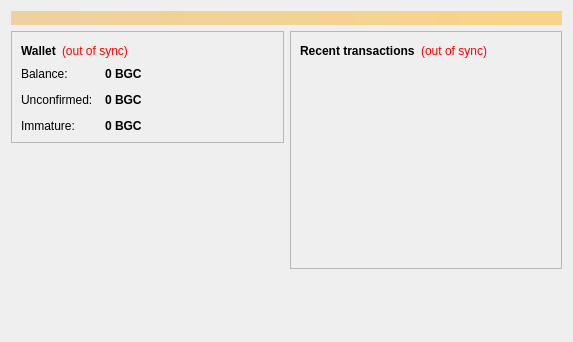
<?xml version="1.0" encoding="UTF-8"?>
<ui version="4.0">
 <class>OverviewPage</class>
 <widget class="QWidget" name="OverviewPage">
  <property name="geometry">
   <rect>
    <x>0</x>
    <y>0</y>
    <width>573</width>
    <height>342</height>
   </rect>
  </property>
  <property name="windowTitle">
   <string>Form</string>
  </property>
  <layout class="QVBoxLayout" name="topLayout">
   <item>
    <widget class="QLabel" name="labelAlerts">
     <property name="visible">
      <bool>false</bool>
     </property>
     <property name="styleSheet">
      <string notr="true">background-color: qlineargradient(x1: 0, y1: 0, x2: 1, y2: 0, stop:0 #F0D0A0, stop:1 #F8D488); color:#000000;</string>
     </property>
     <property name="wordWrap">
      <bool>true</bool>
     </property>
     <property name="margin">
      <number>3</number>
     </property>
    </widget>
   </item>
   <item>
    <layout class="QHBoxLayout" name="horizontalLayout" stretch="1,1">
     <item>
      <layout class="QVBoxLayout" name="verticalLayout_2">
       <item>
        <widget class="QFrame" name="frame">
         <property name="frameShape">
          <enum>QFrame::StyledPanel</enum>
         </property>
         <property name="frameShadow">
          <enum>QFrame::Raised</enum>
         </property>
         <layout class="QVBoxLayout" name="verticalLayout_4">
          <item>
           <layout class="QHBoxLayout" name="horizontalLayout_4">
            <item>
             <widget class="QLabel" name="label_5">
              <property name="font">
               <font>
                <weight>75</weight>
                <bold>true</bold>
               </font>
              </property>
              <property name="text">
               <string>Wallet</string>
              </property>
             </widget>
            </item>
            <item>
             <widget class="QLabel" name="labelWalletStatus">
              <property name="toolTip">
               <string>The displayed information may be out of date. Your wallet automatically synchronizes with the Bitgoldcoin network after a connection is established, but this process has not completed yet.</string>
              </property>
              <property name="styleSheet">
               <string notr="true">QLabel { color: red; }</string>
              </property>
              <property name="text">
               <string notr="true">(out of sync)</string>
              </property>
              <property name="alignment">
               <set>Qt::AlignLeading|Qt::AlignLeft|Qt::AlignVCenter</set>
              </property>
             </widget>
            </item>
            <item>
             <spacer name="horizontalSpacer_2">
              <property name="orientation">
               <enum>Qt::Horizontal</enum>
              </property>
              <property name="sizeHint" stdset="0">
               <size>
                <width>40</width>
                <height>20</height>
               </size>
              </property>
             </spacer>
            </item>
           </layout>
          </item>
          <item>
           <layout class="QFormLayout" name="formLayout_2">
            <property name="fieldGrowthPolicy">
             <enum>QFormLayout::AllNonFixedFieldsGrow</enum>
            </property>
            <property name="horizontalSpacing">
             <number>12</number>
            </property>
            <property name="verticalSpacing">
             <number>12</number>
            </property>
            <item row="0" column="0">
             <widget class="QLabel" name="label">
              <property name="text">
               <string>Balance:</string>
              </property>
             </widget>
            </item>
            <item row="0" column="1">
             <widget class="QLabel" name="labelBalance">
              <property name="font">
               <font>
                <weight>75</weight>
                <bold>true</bold>
               </font>
              </property>
              <property name="cursor">
               <cursorShape>IBeamCursor</cursorShape>
              </property>
              <property name="toolTip">
               <string>Your current balance</string>
              </property>
              <property name="text">
               <string notr="true">0 BGC</string>
              </property>
              <property name="textInteractionFlags">
               <set>Qt::LinksAccessibleByMouse|Qt::TextSelectableByKeyboard|Qt::TextSelectableByMouse</set>
              </property>
             </widget>
            </item>
            <item row="1" column="0">
             <widget class="QLabel" name="label_3">
              <property name="text">
               <string>Unconfirmed:</string>
              </property>
             </widget>
            </item>
            <item row="1" column="1">
             <widget class="QLabel" name="labelUnconfirmed">
              <property name="font">
               <font>
                <weight>75</weight>
                <bold>true</bold>
               </font>
              </property>
              <property name="cursor">
               <cursorShape>IBeamCursor</cursorShape>
              </property>
              <property name="toolTip">
               <string>Total of transactions that have yet to be confirmed, and do not yet count toward the current balance</string>
              </property>
              <property name="text">
               <string notr="true">0 BGC</string>
              </property>
              <property name="textInteractionFlags">
               <set>Qt::LinksAccessibleByMouse|Qt::TextSelectableByKeyboard|Qt::TextSelectableByMouse</set>
              </property>
             </widget>
            </item>
            <item row="2" column="0">
             <widget class="QLabel" name="labelImmatureText">
              <property name="text">
               <string>Immature:</string>
              </property>
             </widget>
            </item>
            <item row="2" column="1">
             <widget class="QLabel" name="labelImmature">
              <property name="font">
               <font>
                <weight>75</weight>
                <bold>true</bold>
               </font>
              </property>
              <property name="toolTip">
               <string>Mined balance that has not yet matured</string>
              </property>
              <property name="text">
               <string notr="true">0 BGC</string>
              </property>
              <property name="textInteractionFlags">
               <set>Qt::LinksAccessibleByMouse|Qt::TextSelectableByKeyboard|Qt::TextSelectableByMouse</set>
              </property>
             </widget>
            </item>
           </layout>
          </item>
         </layout>
        </widget>
       </item>
       <item>
        <spacer name="verticalSpacer">
         <property name="orientation">
          <enum>Qt::Vertical</enum>
         </property>
         <property name="sizeHint" stdset="0">
          <size>
           <width>20</width>
           <height>40</height>
          </size>
         </property>
        </spacer>
       </item>
      </layout>
     </item>
     <item>
      <layout class="QVBoxLayout" name="verticalLayout_3">
       <item>
        <widget class="QFrame" name="frame_2">
         <property name="frameShape">
          <enum>QFrame::StyledPanel</enum>
         </property>
         <property name="frameShadow">
          <enum>QFrame::Raised</enum>
         </property>
         <layout class="QVBoxLayout" name="verticalLayout">
          <item>
           <layout class="QHBoxLayout" name="horizontalLayout_2">
            <item>
             <widget class="QLabel" name="label_4">
              <property name="text">
               <string>&lt;b&gt;Recent transactions&lt;/b&gt;</string>
              </property>
             </widget>
            </item>
            <item>
             <widget class="QLabel" name="labelTransactionsStatus">
              <property name="toolTip">
               <string>The displayed information may be out of date. Your wallet automatically synchronizes with the Bitgoldcoin network after a connection is established, but this process has not completed yet.</string>
              </property>
              <property name="styleSheet">
               <string notr="true">QLabel { color: red; }</string>
              </property>
              <property name="text">
               <string notr="true">(out of sync)</string>
              </property>
              <property name="alignment">
               <set>Qt::AlignRight|Qt::AlignTrailing|Qt::AlignVCenter</set>
              </property>
             </widget>
            </item>
            <item>
             <spacer name="horizontalSpacer">
              <property name="orientation">
               <enum>Qt::Horizontal</enum>
              </property>
              <property name="sizeHint" stdset="0">
               <size>
                <width>40</width>
                <height>20</height>
               </size>
              </property>
             </spacer>
            </item>
           </layout>
          </item>
          <item>
           <widget class="QListView" name="listTransactions">
            <property name="styleSheet">
             <string notr="true">QListView { background: transparent; }</string>
            </property>
            <property name="frameShape">
             <enum>QFrame::NoFrame</enum>
            </property>
            <property name="verticalScrollBarPolicy">
             <enum>Qt::ScrollBarAlwaysOff</enum>
            </property>
            <property name="horizontalScrollBarPolicy">
             <enum>Qt::ScrollBarAlwaysOff</enum>
            </property>
            <property name="selectionMode">
             <enum>QAbstractItemView::NoSelection</enum>
            </property>
           </widget>
          </item>
         </layout>
        </widget>
       </item>
       <item>
        <spacer name="verticalSpacer_2">
         <property name="orientation">
          <enum>Qt::Vertical</enum>
         </property>
         <property name="sizeHint" stdset="0">
          <size>
           <width>20</width>
           <height>40</height>
          </size>
         </property>
        </spacer>
       </item>
      </layout>
     </item>
    </layout>
   </item>
  </layout>
 </widget>
 <resources/>
 <connections/>
</ui>
